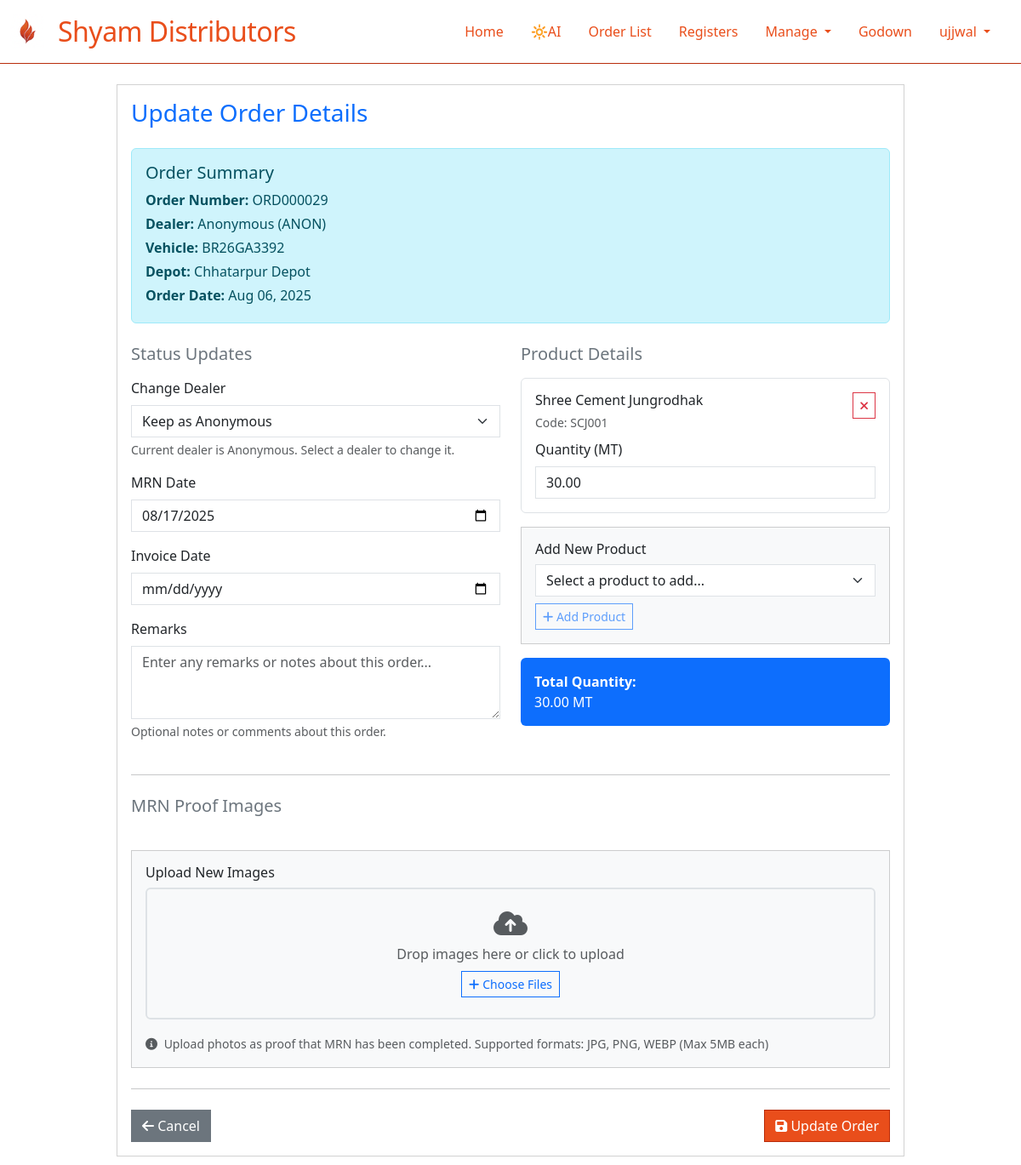
Page /orders/update-order/29/ (signed in) on the earlier database version.
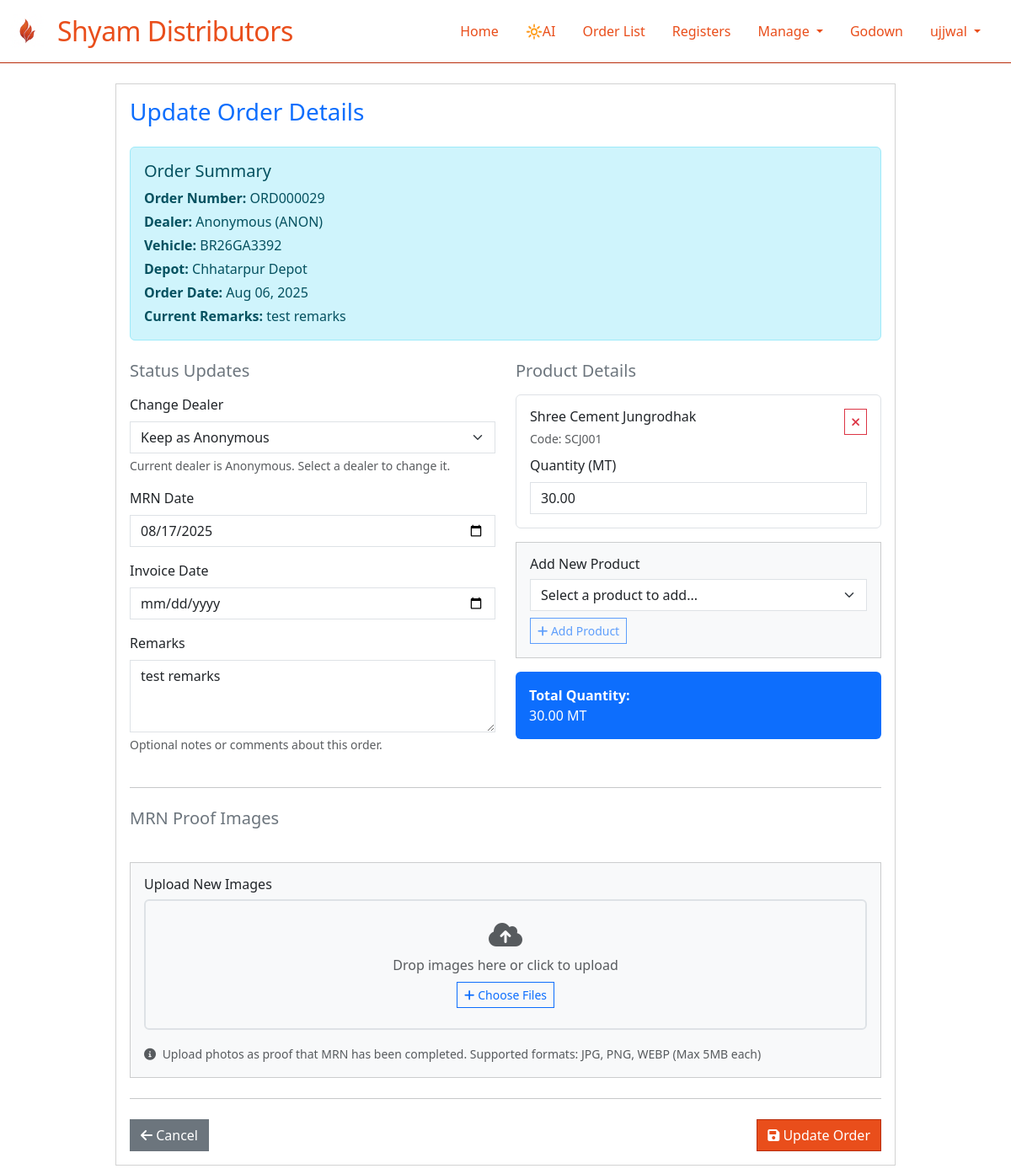
Same page on the later database version.
### sylvia/models.py (models this page shows, shortened)
class TenantBaseModel(models.Model):
    organization = models.ForeignKey(
        Organization,
        on_delete=models.PROTECT,
        help_text="Organization this record belongs to"
    )
    created_at = models.DateTimeField(auto_now_add=True)
    updated_at = models.DateTimeField(auto_now=True)
    created_by = models.ForeignKey(
        User,
        on_delete=models.SET_NULL,
        null=True,
        blank=True,
        related_name='created_%(class)s_set'  # Avoid reverse accessor clashes
    )
    objects = TenantManager()
    all_objects = models.Manager()
    class Meta:
        abstract = True
        indexes = [
            models.Index(fields=['organization', '-created_at']),
        ]

class Order(TenantBaseModel):
    ORDER_STATUS_CHOICES = [
        ('PENDING', 'Pending'),
        ('CONFIRMED', 'Confirmed'),
        ('MRN_CREATED', 'MRN Created'),
        ('BILLED', 'Billed'),
    ]
    order_number = models.CharField(max_length=20, editable=False)  # unique=True removed - will be org-scoped
    dealer = models.ForeignKey(Dealer, on_delete=models.CASCADE, related_name='orders')
    vehicle = models.ForeignKey(Vehicle, on_delete=models.CASCADE, related_name='orders')
    depot = models.ForeignKey(Depot, on_delete=models.CASCADE, related_name='orders')
    order_date = models.DateTimeField(default=timezone.now)
    mrn_date = models.DateField(null=True, blank=True)
    bill_date = models.DateField(null=True, blank=True)
    dispatch_date = models.DateTimeField(null=True, blank=True)
    delivery_date = models.DateTimeField(null=True, blank=True)
    status = models.CharField(max_length=20, choices=ORDER_STATUS_CHOICES, default='PENDING')
    remarks = models.TextField(blank=True)
    whatsapp_sent = models.BooleanField(default=False)
    whatsapp_sent_at = models.DateTimeField(null=True, blank=True)
    def get_total_quantity(self):
        return sum(item.quantity for item in self.order_items.all())
    class Meta:
        ordering = ['-order_date']
        unique_together = [
            ('organization', 'order_number'),
        ]
        indexes = [
            models.Index(fields=['organization', 'status', '-order_date']),  # Filter by status
            models.Index(fields=['organization', 'dealer', '-order_date']),  # Dealer's orders
            models.Index(fields=['organization', 'depot', '-order_date']),  # Depot's orders
            models.Index(fields=['organization', 'order_number']),  # Quick order lookups
            models.Index(fields=['whatsapp_sent', 'status']),  # WhatsApp sending queue
        ]

class Dealer(TenantBaseModel):
    name = models.CharField(max_length=200)
    code = models.CharField(max_length=20)  # unique=True removed - will be org-scoped
    contact_person = models.CharField(max_length=100, blank=True)
    phone = models.CharField(max_length=15, validators=[
        RegexValidator(regex=r'^\+?1?\d{9,15}$', message="Enter a valid phone number.")
    ])
    whatsapp_number = models.CharField(max_length=15, blank=True, validators=[
        RegexValidator(regex=r'^\+?1?\d{9,15}$', message="Enter a valid WhatsApp number.")
    ])
    email = models.EmailField(blank=True)
    address = models.TextField(blank=True)
    city = models.CharField(max_length=50, blank=True)
    state = models.CharField(max_length=50, blank=True)
    pincode = models.CharField(max_length=6, blank=True)
    gstin = models.CharField(max_length=15, blank=True, unique=True, null=True)
    is_active = models.BooleanField(default=True)
    credit_limit = models.DecimalField(max_digits=10, decimal_places=2, default=0)
    credit_days = models.IntegerField(default=0)
    class Meta:
        ordering = ['name']
        unique_together = [
            ('organization', 'code'),
        ]
        indexes = [
            models.Index(fields=['organization', 'is_active']),  # Filter active dealers by org
            models.Index(fields=['organization', 'name']),  # Search/lookup by name
            models.Index(fields=['gstin']),  # GSTIN lookups (already unique but helps with queries)
        ]

class Vehicle(TenantBaseModel):
    truck_number = models.CharField(max_length=20, validators=[  # unique=True removed - will be org-scoped
        RegexValidator(
            regex=r'^[A-Z]{2}\d{2}[A-Z]{1,2}\d{4}$',
            message="Enter a valid truck number (e.g., CG15EA0464)"
        )
    ])
    owner_name = models.CharField(max_length=100, blank=True)
    driver_name = models.CharField(max_length=100, blank=True)
    driver_phone = models.CharField(max_length=15, blank=True)
    capacity = models.DecimalField(max_digits=6, decimal_places=2, default=0)  # in MT
    vehicle_type = models.CharField(max_length=50, choices=[
        ('TRUCK', 'Truck'),
        ('TRAILER', 'Trailer'),
        ('CONTAINER', 'Container'),
        ('OTHER', 'Other')
    ], default='TRUCK')
    is_active = models.BooleanField(default=True)
    class Meta:
        ordering = ['truck_number']
        unique_together = [
            ('organization', 'truck_number'),
        ]
        indexes = [
            models.Index(fields=['organization', 'is_active']),  # Filter active vehicles by org
            models.Index(fields=['organization', 'truck_number']),  # Quick vehicle lookups
        ]

class Depot(TenantBaseModel):
    name = models.CharField(max_length=100)  # unique=True removed - will be org-scoped
    code = models.CharField(max_length=10)  # unique=True removed - will be org-scoped
    address = models.TextField(blank=True)
    city = models.CharField(max_length=50)
    state = models.CharField(max_length=50)
    pincode = models.CharField(max_length=6, blank=True)
    is_active = models.BooleanField(default=True)
    class Meta:
        ordering = ['name']
        unique_together = [
            ('organization', 'code'),
        ]
        indexes = [
            models.Index(fields=['organization', 'is_active']),  # Filter active depots by org
            models.Index(fields=['organization', 'name']),  # Search/lookup by name
        ]

class Organization(models.Model):
    name = models.CharField(max_length=200, unique=True, help_text="Organization name")
    slug = models.SlugField(max_length=200, unique=True, help_text="URL-friendly identifier")
    contact_email = models.EmailField(blank=True)
    contact_phone = models.CharField(max_length=15, blank=True)
    address = models.TextField(blank=True)
    city = models.CharField(max_length=100, blank=True)
    state = models.CharField(max_length=100, blank=True)
    pincode = models.CharField(max_length=10, blank=True)
    gstin = models.CharField(max_length=15, blank=True, unique=True, null=True)
    pan = models.CharField(max_length=10, blank=True)
    is_active = models.BooleanField(default=True)
    created_at = models.DateTimeField(auto_now_add=True)
    updated_at = models.DateTimeField(auto_now=True)
    settings = models.JSONField(default=dict, blank=True)
    class Meta:
        ordering = ['name']
        indexes = [
            models.Index(fields=['slug']),
            models.Index(fields=['is_active', 'name']),
        ]

class OrderItem(TenantBaseModel):
    order = models.ForeignKey(Order, on_delete=models.CASCADE, related_name='order_items')
    product = models.ForeignKey(Product, on_delete=models.CASCADE)
    quantity = models.DecimalField(max_digits=8, decimal_places=2)
    unit_price = models.DecimalField(max_digits=10, decimal_places=2, default=0)
    class Meta:
        unique_together = ['order', 'product']

### orders/views.py (the view, shortened to what this page needs)
# urls.py: path('update-order/<int:order_id>/', update_order, name='update_order'),
@login_required
def update_order(request, order_id):
    order = get_object_or_404(Order, id=order_id)
    mrn = getattr(order, 'mrn', None)
    mrn_status = mrn.status if mrn else 'PENDING'
    invoice_date = order.bill_date
    mrn_date = order.mrn_date
    is_dealer_anonymous = order.dealer.name.lower() == 'anonymous'
    dealers = None
    if is_dealer_anonymous:
        dealers = Dealer.objects.filter(is_active=True).exclude(name__iexact='anonymous')
    current_product_ids = order.order_items.values_list('product_id', flat=True)
    available_products = Product.objects.filter(is_active=True).exclude(id__in=current_product_ids)
    context = {
        'order': order,
        'mrn_status': mrn_status,
        'invoice_date': invoice_date,
        'mrn_date': mrn_date,
        'is_dealer_anonymous': is_dealer_anonymous,
        'dealers': dealers,
        'available_products': available_products,
    }
    return render(request, 'orders/update_order.html', context)

### sylvia/context_processors.py (called while the page is built)
def organization_context(request):
    context = {}
    if request.user.is_authenticated:
        if hasattr(request.user, 'profile') and request.user.profile:
            context['user_organization'] = request.user.profile.organization
        else:
            context['user_organization'] = None
    return context

### sylvia/managers.py (called while the page is built)
    def get_queryset(self):
        queryset = super().get_queryset()
        organization = get_current_organization()
        if organization is not None:
            return queryset.filter(organization=organization)
        return queryset

### orders/templates/orders/update_order.html (shortened to what the changed rows need)
{% extends 'base.html' %}
{% block content %}
<div class="container py-4">
  <div class="row justify-content-center">
    <div class="col-lg-10">
      <div class="card">
        <div class="card-body">
          <div class="alert alert-info mb-4">
            <h5 class="alert-heading">Order Summary</h5>
            <p class="mb-1"><strong>Order Number:</strong> {{ order.order_number }}</p>
            <p class="mb-1"><strong>Dealer:</strong> {{ order.dealer.name }} ({{ order.dealer.code }})</p>
            <p class="mb-1"><strong>Vehicle:</strong> {{ order.vehicle.truck_number }}</p>
            <p class="mb-1"><strong>Depot:</strong> {{ order.depot.name }}</p>
            <p class="mb-1"><strong>Order Date:</strong> {{ order.order_date|date:'M d, Y' }}</p>
            {% if order.remarks %}
            <p class="mb-0"><strong>Current Remarks:</strong> {{ order.remarks }}</p>
            {% endif %}
          </div>
          <form method="post" id="updateOrderForm">
            <div class="row">
              <div class="col-md-6">
                <div class="mb-3">
                  <label for="mrn_date" class="form-label">MRN Date</label>
                  <input type="date" class="form-control" id="mrn_date" name="mrn_date" value="{{ mrn_date|date:'Y-m-d' }}">
                </div>
                <div class="mb-3">
                  <label for="remarks" class="form-label">Remarks</label>
                  <textarea class="form-control" id="remarks" name="remarks" rows="3" placeholder="Enter any remarks or notes about this order...">{{ order.remarks }}</textarea>
                  <div class="form-text">Optional notes or comments about this order.</div>
                </div>
              </div>
              <div class="col-md-6">
                <div class="mt-3 p-3 bg-primary text-white rounded">
                  <div class="row">
                    <div class="col-6">
                      <strong>Total Quantity:</strong><br>
                      <span id="total-quantity">{{ order.get_total_quantity }}</span> MT
                    </div>
                  </div>
                </div>
              </div>
            </div>
          </form>
        </div>
      </div>
    </div>
  </div>
</div>
{% endblock %}

Differences in the rows shown:
changed Order "ORD000029": remarks (not shown) → "test remarks"
Other differences:
text now shown: "Current Remarks:"
